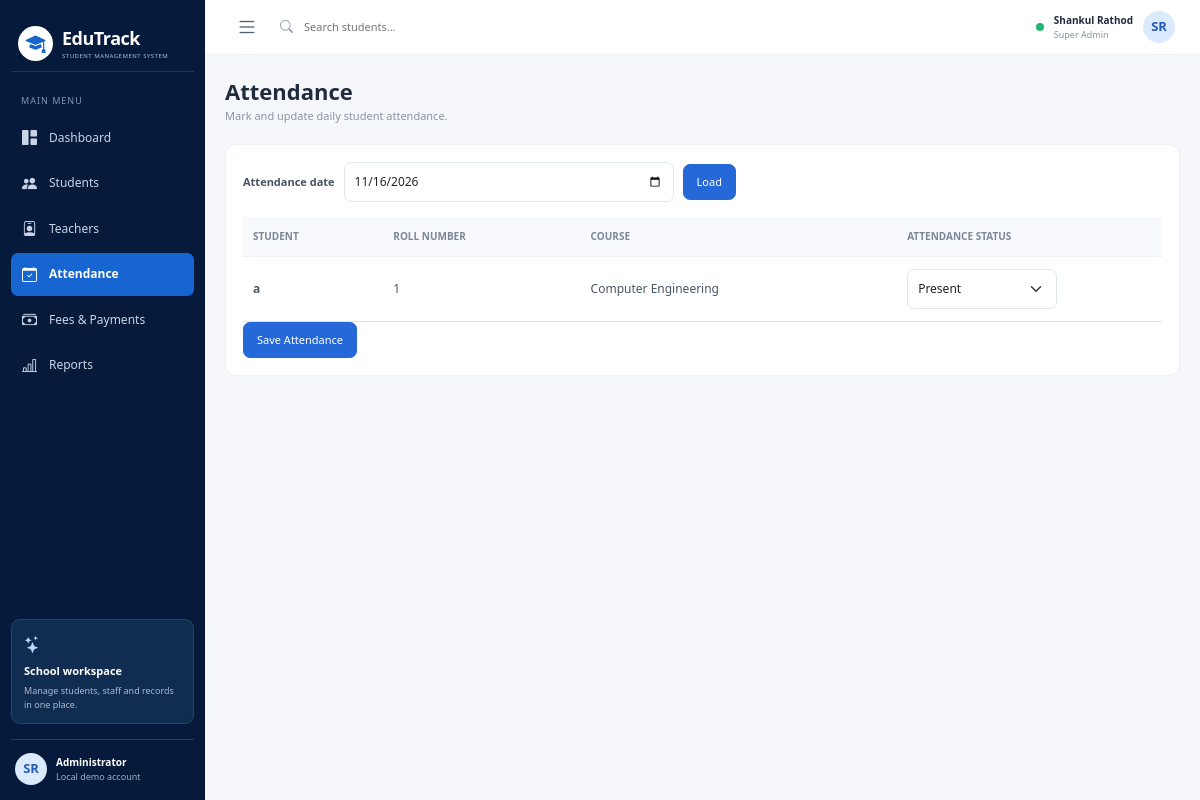
The app's page /attendance with its own data.
### tables this page shows
CREATE TABLE students (
        id INTEGER PRIMARY KEY AUTOINCREMENT,
        name TEXT NOT NULL,
        roll_no TEXT NOT NULL UNIQUE,
        email TEXT NOT NULL,
        course TEXT NOT NULL,
        year INTEGER NOT NULL
    );

### app.py (the view, shortened to what this page needs)
@app.route("/attendance", methods=["GET", "POST"])
def attendance():
    selected = request.values.get("attendance_date", date.today().isoformat())
    con = db()
    rows = con.execute("""
        SELECT students.*,
        (SELECT status FROM attendance
         WHERE attendance.student_id=students.id AND attendance.attendance_date=?) AS status
        FROM students ORDER BY students.name
    """, (selected,)).fetchall()
    con.close()
    return render_template("attendance.html", rows=rows, selected=selected)

### app.py (called while the page is built)
def db():
    con = sqlite3.connect(DB)
    con.row_factory = sqlite3.Row
    con.execute("PRAGMA foreign_keys = ON")
    return con

### templates/attendance.html (shortened to what this page needs)
{% extends "base.html" %}
{% block content %}
<div class="page-heading"><div><h1>Attendance</h1><p>Mark and update daily student attendance.</p></div></div>
<section class="panel">
<form method="get" class="toolbar"><label class="form-label mb-0">Attendance date</label><input class="form-control date-input" type="date" name="attendance_date" value="{{ selected }}"><button class="btn btn-primary">Load</button></form>
<form method="post"><input type="hidden" name="attendance_date" value="{{ selected }}">
<div class="table-responsive"><table class="table align-middle"><thead><tr><th>Student</th><th>Roll number</th><th>Course</th><th>Attendance status</th></tr></thead><tbody>
{% for r in rows %}<tr><td><b>{{ r.name }}</b></td><td>{{ r.roll_no }}</td><td>{{ r.course }}</td><td><select class="form-select status-select" name="status_{{ r.id }}"><option value="">Not marked</option><option value="Present" {% if r.status=='Present' %}selected{% endif %}>Present</option><option value="Absent" {% if r.status=='Absent' %}selected{% endif %}>Absent</option></select></td></tr>{% else %}<tr><td colspan="4" class="empty">Add students before taking attendance.</td></tr>{% endfor %}
</tbody></table></div>
{% if rows %}<button class="btn btn-primary">Save Attendance</button>{% endif %}
</form></section>
{% endblock %}

### static/style.css (style rules this page uses)
:root { --navy:#061a3b;--blue:#2468d8;--text:#202b3c;--muted:#8993a4;--line:#edf0f5 }
* { box-sizing:border-box }
body { margin:0;background:#f5f7fb;color:var(--text);font-family:"Segoe UI",Arial,sans-serif;font-size:13px }
.page-heading { display:flex;align-items:center;justify-content:space-between;gap:12px;margin-bottom:19px }
.page-heading h1 { font-size:22px;font-weight:700;margin:0 0 4px }
.page-heading p { margin:0;color:var(--muted);font-size:11px }
.panel { background:#fff;border:1px solid var(--line);border-radius:11px;padding:17px;min-width:0 }
.table { font-size:12px;margin:0 }
.table thead th { font-size:10px;text-transform:uppercase;color:#7c8798;background:#f8f9fc;border-bottom:1px solid var(--line);white-space:nowrap }
.table td,.table th { padding:12px 10px;vertical-align:middle }
.table td { color:#4b5667 }
.table-responsive { width:100% }
.toolbar { display:flex;gap:9px;align-items:center;margin-bottom:15px }
.toolbar .form-control { max-width:330px }
.form-label { font-size:11px;font-weight:600;color:#465266 }
.form-control,.form-select { font-size:12px;padding:10px;border-color:#e2e7ef;border-radius:7px }
.status-select { max-width:150px }
.date-input { max-width:180px }
.btn { font-size:11px;border-radius:7px;padding:9px 13px }
.btn-primary { background:#2568d8;border-color:#2568d8 }

### records on screen
students: name "a", roll_no "1", course "Computer Engineering", id "Present"
